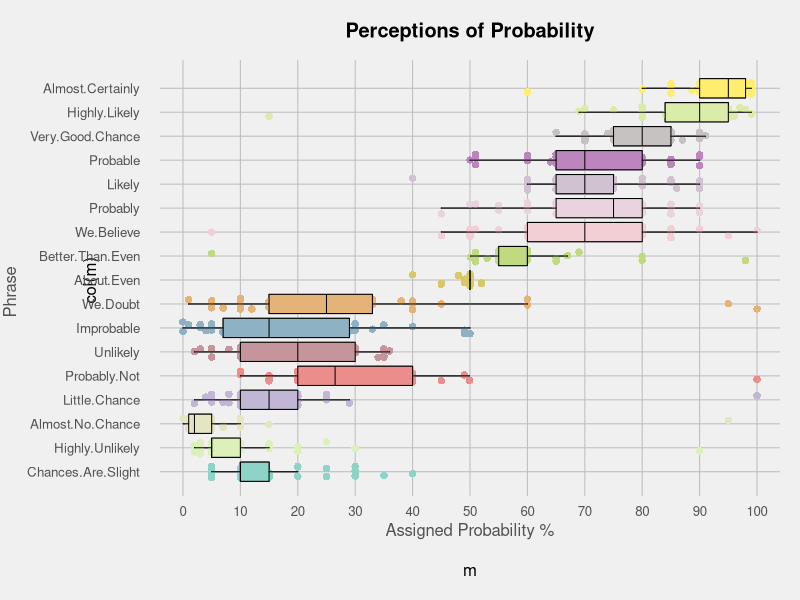

Reproduce this figure in R.

library(RColorBrewer)

# load the data and convert to a matrix
p <- read.csv("probly.csv")
m <- as.matrix(p[,ncol(p):1])

# create some random data for jitter
r <-  (matrix(runif(nrow(m)*ncol(m)), nrow=nrow(m), ncol=ncol(m)) / 2) - 0.25

# create colours and colour matrix (for points)
cols  <- colorRampPalette(brewer.pal(12, "Set3"), alpha=TRUE)(ncol(m))
colsm <-matrix(rep(cols, each=nrow(m)), ncol=ncol(m))

# get the greys (stolen from https://github.com/zonination/perceptions/blob/master/percept.R)
palette <- brewer.pal("Greys", n=9)
color.background = palette[2]
color.grid.major = palette[5]

# set graphical area
par(bty="n", bg=palette[2], mar=c(5,8,3,1))

# plot initial boxplot
boxplot(m~col(m), horizontal=TRUE, outline=FALSE, lty=1, staplewex=0, boxwex=0.8, boxlwd=1, medlwd=1, col=cols, xaxt="n", yaxt="n")

# plot gridlines
for (i in seq(0,100,by=10)) {
	lines(c(i,i), c(0,20), col=palette[4])
}

for (i in seq(1,17,by=1)) {
	lines(c(-5,105), c(i,i), col=palette[4])
}

# plot points
points(m, col(m)+r, col=colsm, pch=16)

# overlay boxplot
boxplot(m~col(m), horizontal=TRUE, outline=FALSE, lty=1, staplewex=0, boxwex=0.8, boxlwd=1, medlwd=1, col=cols, add=TRUE, xaxt="n", yaxt="n")

# add axes and title
axis(side=1, at=seq(0,100,by=10), col.axis=palette[7], cex.axis=0.8, lty=0, tick=NA, line=-1)
axis(side=1, at=50, labels="Assigned Probability %", lty=0, tick=NA, col.axis=palette[7])
axis(side=2, at=1:17, col.axis=palette[7], cex.axis=0.8, lty=0, tick=NA, labels=colnames(m), las=2)
axis(side=2, at=17/2, labels="Phrase", col.axis=palette[7], lty=0, tick=NA, las=3, line=6)
title("Perceptions of Probability")
